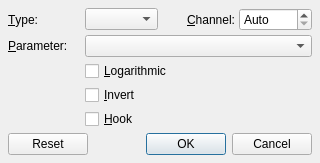
<?xml version="1.0" encoding="UTF-8"?>
<ui version="4.0">
 <author>rncbc aka Rui Nuno Capela</author>
 <comment>qtractor - An Audio/MIDI multi-track sequencer.

   Copyright (C) 2012-2015, rncbc aka Rui Nuno Capela. All rights reserved.

   This program is free software; you can redistribute it and/or
   modify it under the terms of the GNU General Public License
   as published by the Free Software Foundation; either version 2
   of the License, or (at your option) any later version.

   This program is distributed in the hope that it will be useful,
   but WITHOUT ANY WARRANTY; without even the implied warranty of
   MERCHANTABILITY or FITNESS FOR A PARTICULAR PURPOSE.  See the
   GNU General Public License for more details.

   You should have received a copy of the GNU General Public License along
   with this program; if not, write to the Free Software Foundation, Inc.,
   51 Franklin Street, Fifth Floor, Boston, MA 02110-1301 USA.

 </comment>
 <class>padthv1widget_control</class>
 <widget class="QDialog" name="padthv1widget_control">
  <property name="geometry">
   <rect>
    <x>0</x>
    <y>0</y>
    <width>320</width>
    <height>120</height>
   </rect>
  </property>
  <property name="windowTitle">
   <string>MIDI Controller</string>
  </property>
  <property name="windowIcon">
   <iconset resource="padthv1.qrc">:/images/padthv1_control.png</iconset>
  </property>
  <layout class="QGridLayout">
   <item row="0" column="0">
    <widget class="QLabel" name="ControlTypeTextLabel">
     <property name="text">
      <string>&amp;Type:</string>
     </property>
     <property name="buddy">
      <cstring>ControlTypeComboBox</cstring>
     </property>
    </widget>
   </item>
   <item row="0" column="1">
    <widget class="QComboBox" name="ControlTypeComboBox">
     <property name="toolTip">
      <string>MIDI event type</string>
     </property>
    </widget>
   </item>
   <item row="0" column="2">
    <widget class="QLabel" name="ControlChannelTextLabel">
     <property name="text">
      <string>&amp;Channel:</string>
     </property>
     <property name="alignment">
      <set>Qt::AlignRight|Qt::AlignTrailing|Qt::AlignVCenter</set>
     </property>
     <property name="buddy">
      <cstring>ControlChannelSpinBox</cstring>
     </property>
    </widget>
   </item>
   <item row="0" column="3">
    <widget class="QSpinBox" name="ControlChannelSpinBox">
     <property name="toolTip">
      <string>MIDI channel</string>
     </property>
     <property name="specialValueText">
      <string>Auto</string>
     </property>
     <property name="accelerated">
      <bool>false</bool>
     </property>
     <property name="minimum">
      <number>0</number>
     </property>
     <property name="maximum">
      <number>16</number>
     </property>
    </widget>
   </item>
   <item row="1" column="0">
    <widget class="QLabel" name="ControlParamTextLabel">
     <property name="text">
      <string>&amp;Parameter:</string>
     </property>
     <property name="buddy">
      <cstring>ControlParamComboBox</cstring>
     </property>
    </widget>
   </item>
   <item row="1" column="1" colspan="3">
    <widget class="QComboBox" name="ControlParamComboBox">
     <property name="minimumSize">
      <size>
       <width>220</width>
       <height>0</height>
      </size>
     </property>
     <property name="toolTip">
      <string>MIDI parameter</string>
     </property>
    </widget>
   </item>
   <item row="2" column="1" colspan="3">
    <widget class="QCheckBox" name="ControlLogarithmicCheckBox">
     <property name="text">
      <string>&amp;Logarithmic</string>
     </property>
    </widget>
   </item>
   <item row="3" column="1" colspan="3">
    <widget class="QCheckBox" name="ControlInvertCheckBox">
     <property name="text">
      <string>&amp;Invert</string>
     </property>
    </widget>
   </item>
   <item row="4" column="1" colspan="3">
    <widget class="QCheckBox" name="ControlHookCheckBox">
     <property name="text">
      <string>&amp;Hook</string>
     </property>
    </widget>
   </item>
   <item row="5" column="0" colspan="4">
    <spacer>
     <property name="orientation">
      <enum>Qt::Vertical</enum>
     </property>
     <property name="sizeHint">
      <size>
       <width>20</width>
       <height>8</height>
      </size>
     </property>
    </spacer>
   </item>
   <item row="6" column="0" colspan="4">
    <widget class="QDialogButtonBox" name="DialogButtonBox">
     <property name="orientation">
      <enum>Qt::Horizontal</enum>
     </property>
     <property name="standardButtons">
      <set>QDialogButtonBox::Cancel|QDialogButtonBox::Ok|QDialogButtonBox::Reset</set>
     </property>
    </widget>
   </item>
  </layout>
 </widget>
 <layoutdefault spacing="4" margin="8"/>
 <tabstops>
  <tabstop>ControlTypeComboBox</tabstop>
  <tabstop>ControlChannelSpinBox</tabstop>
  <tabstop>ControlParamComboBox</tabstop>
  <tabstop>ControlLogarithmicCheckBox</tabstop>
  <tabstop>ControlInvertCheckBox</tabstop>
  <tabstop>ControlHookCheckBox</tabstop>
  <tabstop>DialogButtonBox</tabstop>
 </tabstops>
 <resources>
  <include location="padthv1.qrc"/>
 </resources>
 <connections/>
</ui>
